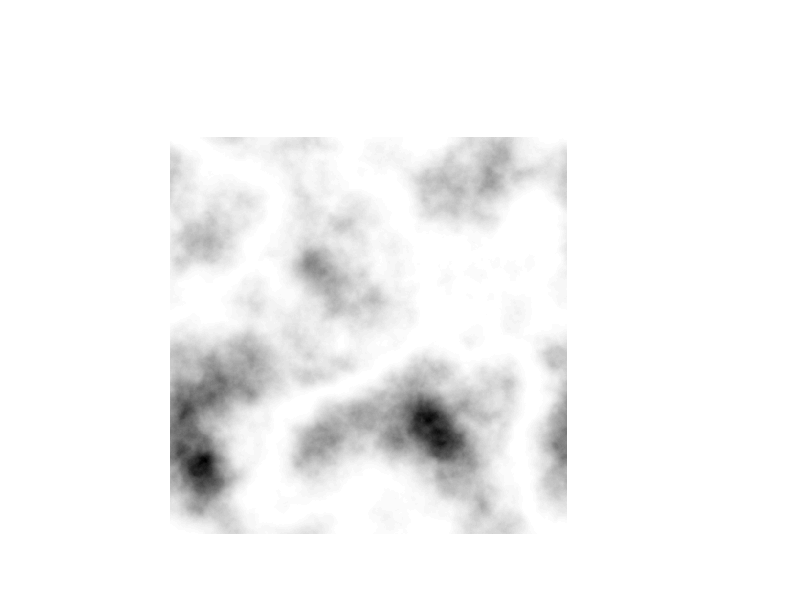

The MATLAB source for this figure: (Note: this script raises an error after producing the figure.)
% clear;
% clc;
% img = imread('img.png');
% img = imresize(img, [812 812]);
% figure;
% imagesc(img)


N = 812;
arr_sz = 50;
N_padded = 4096;
sg = 2;


x = -N/2:N/2-1;
[xx,yy] = meshgrid(x,x);
r = 5;
sg = 2;
obj_funct = @() soft_circle(xx, yy, r, sg);
gen = 5;

DIM = [N N];
BETA = -4;
u = [(0:floor(DIM(1)/2)) -(ceil(DIM(1)/2)-1:-1:1)]'/DIM(1);
% Reproduce these frequencies along ever row
u = repmat(u,1,DIM(2));
% v is the set of frequencies along the second dimension.  For a square
% region it will be the transpose of u
v = [(0:floor(DIM(2)/2)) -(ceil(DIM(2)/2)-1:-1:1)]/DIM(2);
% Reproduce these frequencies along ever column
v = repmat(v,DIM(1),1);
% Generate the power spectrum
S_f = (u.^2 + v.^2).^(BETA/2);
% Set any infinities to zero
S_f(S_f==inf) = 0;
% Generate a grid of random phase shifts
phi = rand(DIM);
% Inverse Fourier transform to obtain the the spatial pattern
x = ifft2(S_f.^0.5 .* (cos(2*pi*phi)+i*sin(2*pi*phi)));
% Pick just the real component
x = real(x);

obj = x .^ 2;

% %%
% close all;
% 
% T = pi/7; %theta
% 
% 
% a = 1;
% b = a*(sin(2*T)/sin(T));
% c = a*(sin(4*T)/sin(T));
% 
% SF = a / (a+b) ;  %scaling factor
% 
% % Prototile I:
% 
% p00 = [0,0];
% p01 = [a,0];
% p02 = [b*cos(4*T),b*sin(4*T)];
% 
% p1 = [p00' p01' p02' p00'];
% 
% figure,
% subplot(1,3,1)
% plot([p00(1,1),p01(1,1),p02(1,1),p00(1,1)],[p00(1,2),p01(1,2),p02(1,2),p00(1,2)],'k-');
% title('Title 1 (Level 0)');
% 
% % Prototile II:
% p10 = [0,0];
% p11 = [c,0];
% p12 = [b*cos(2*T),b*sin(2*T)];
% 
% p2 = [p10' p11' p12' p10'];
% 
% subplot(1,3,2)
% plot([p10(1,1),p11(1,1),p12(1,1),p10(1,1)],[p10(1,2),p11(1,2),p12(1,2),p10(1,2)],'k-');
% title('Title 2 (Level 0)');
% 
% % Prototile II:
% p20 = [0,0];
% p21 = [a,0];
% p22 = [c*cos(3*T),c*sin(3*T)];
% 
% p3 = [p20' p21' p22' p20'];
% 
% subplot(1,3,3)
% plot([p20(1,1),p21(1,1),p22(1,1),p20(1,1)],[p20(1,2),p21(1,2),p22(1,2),p20(1,2)],'k-');
% title('Title 3 (Level 0)');
% 
% 
% %Calculate indices for Level 1 tiles, Lij satands for tile i of level j
% L31 = tile3(p1,p2,p3); 
% L11 = tile1(p1,p2,p3); 
% L21 = tile2(p1,p2,p3); 
% 
% 
% %Calculate indices for Level 2 tiles, Lij satands for tile i of level j
% L11 = L11*SF;
% L21 = L21*SF;
% L31 = L31*SF;
% 
% L32 = tile3(L11,L21,L31); 
% L12 = tile1(L11,L21,L31); 
% L22 = tile2(L11,L21,L31); 
% 
% %Calculate indices for Level 3 tiles, Lij satands for tile i of level j
% L12 = L12*SF;
% L22 = L22*SF;
% L32 = L32*SF;
% 
% L33 = tile3(L12,L22,L32); 
% L13 = tile1(L12,L22,L32); 
% L23 = tile2(L12,L22,L32); 
% 
% %Calculate indices for Level 3 tiles, Lij satands for tile i of level j
% L13 = L13*SF;
% L23 = L23*SF;
% L33 = L33*SF;
% 
% L34 = tile3(L13,L23,L33); 
% L14 = tile1(L13,L23,L33); 
% L24 = tile2(L13,L23,L33); 
% 
% %Calculate indices for Level 4 tiles, Lij satands for tile i of level j
% 
% L14 = L14*SF;
% L24 = L24*SF;
% L34 = L34*SF;
% 
% L35 = tile3(L14,L24,L34); 
% L15 = tile1(L14,L24,L34); 
% L25 = tile2(L14,L24,L34); 
% 
% 
% % Plots examples of different levels
% 
% figure,
% hold on;
% for j = 0:7
% plot(L31(1,4*j+1:4*j+4),L31(2,4*j+1:4*j+4),'k-');
% end
% hold off;
% title('Title 3 (Level 1)');
% 
% 
% figure,
% hold on;
% for j = 0:10
% plot(L21(1,4*j+1:4*j+4),L21(2,4*j+1:4*j+4),'k-');
% end
% hold off;
% title('Title 2 (Level 1)');
% 
% 
% figure,
% hold on;
% for j = 0:5
% plot(L11(1,4*j+1:4*j+4),L11(2,4*j+1:4*j+4),'k-');
% end
% hold off;
% title('Title 1 (Level 1)');
% 
% 
% Z = L13; 
% [~,l] = size(Z);
% figure,
% hold on;
% for j = 0:l/4-1 
% plot(Z(1,4*j+1:4*j+4),Z(2,4*j+1:4*j+4),'k-');
% end
% hold off;
% title('Title 1 (Level 3)');
% 
% Z = L23; 
% [~,l] = size(Z);
% figure,
% hold on;
% for j = 0:l/4-1 
% plot(Z(1,4*j+1:4*j+4),Z(2,4*j+1:4*j+4),'k-');
% end
% hold off;
% title('Title 2 (Level 3)');
% 
% Z = L34; 
% [~,l] = size(Z);
% figure,
% hold on;
% for j = 0:l/4-1 
% plot(Z(1,4*j+1:4*j+4),Z(2,4*j+1:4*j+4),'k-');
% end
% hold off;
% title('Title 3 (Level 4)');


%%
% figure
% imagesc(obj)

% ratio = N/(max(px) - min(px));
% px = px .* ratio;
% py = py .* ratio;
% px = px - (N/2+min(px));
% py = py - (N/2+min(py));
% 
% obj = zeros(size(xx));
% for i = 1:size(px,1)
%     obj = obj + imtranslate(obj_funct(), [px(i), py(i)], 'bilinear');
% end


% Display object

% image parameters
noise_mean = 0;
noise_variance = 0.0005;
% noise_variance = 0.0001;

% Crop for FFT
zoom_factor = 8;
crop_start = (N_padded)/2 - ((N_padded)/(zoom_factor*2)) + 1;
crop_end = (N_padded)/2 + ((N_padded)/(zoom_factor*2));


% Contrast for FFT
contrast_min_amp = 97.9;
% was 99.96
contrast_max_amp = 100;
contrast_min2 = 99.7;
contrast_max2 = 99.98;
% contrast_max2 = 99.97;


% dispobj = imnoise(obj, 'gaussian', noise_mean, noise_variance);
dispobj = obj;
dispobj = (rescale( -dispobj ) );
figure(4)
hold on;
imagesc(dispobj);
colormap('gray')
axis square
axis off
hold off;

% Fourier Transform object
obj = padarray(obj, [(N_padded-N)/2, (N_padded-N)/2], 'both');
% obj = imnoise(obj, 'gaussian', noise_mean, noise_variance);
obj_fft = fftshift(fft2(ifftshift(obj)));

obj_amp = abs(obj_fft);
obj_amp = rescale(obj_amp);
val_range = prctile(obj_amp, [contrast_min2 contrast_max2], 'all');
obj_amp = imadjust(obj_amp, [val_range(1) val_range(2)], [0 1]);
obj_amp = obj_amp(crop_start:crop_end, crop_start:crop_end);

obj_pha = angle(obj_fft) + pi/2;
obj_pha = obj_pha(crop_start:crop_end, crop_start:crop_end);

L = 100 * (obj_amp);
a = L.*cos(obj_pha);
b = L.*sin(obj_pha);
pha_rgb = lab2rgb( cat(3, L, a, b));
pha_rgb( pha_rgb>1 ) = 1;
pha_rgb( pha_rgb<0 ) = 0;

figure(5)
hold on;
imagesc( pha_rgb);
axis square
axis off
hold off;
